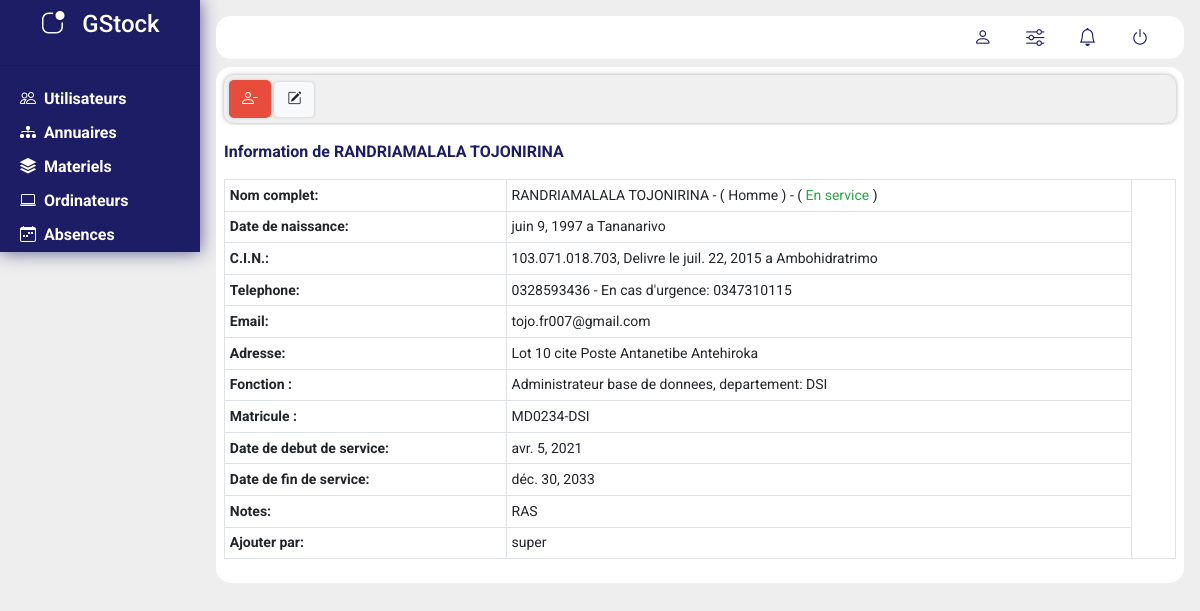
The app's page /directories/2 with its own data.
### directories/models.py (models this page shows, shortened)
class Directories(models.Model):
    class Meta:
        db_table = 'directories'
        managed = True
        verbose_name = 'Directories'
        verbose_name_plural = 'Directories'
    full_name = models.CharField(max_length=30)
    gender = models.CharField(max_length=10)
    date_of_birth = models.DateField()
    place_of_birth = models.CharField(max_length=50)
    cin = models.CharField(max_length=20)
    delivered_on = models.DateField()
    delivered_at = models.CharField(max_length=50)
    phone = models.CharField(max_length=30)
    urgent_phone = models.CharField(max_length=30)
    email = models.EmailField()
    address = models.CharField(max_length=100)
    function = models.CharField(max_length=100)
    departement = models.CharField(max_length=20)
    date_of_service = models.DateField()
    end_of_service = models.DateField(null=True)
    matricule_number = models.CharField(max_length=10)
    state = models.IntegerField() # conge|permission|other
    avatar = models.CharField(max_length=100, null=True)
    notes = models.TextField(null=True)
    administrator = models.CharField(max_length=50)
    created_at = models.DateTimeField(auto_now_add=True)
    updated_at = models.DateTimeField(auto_now=True)

### directories/views.py (the view)
# urls.py: path('<int:id>', views.show, name="show_computer"),
def show(request, id):
    try:
        directory = Directories.objects.get(id=int(id))
    except:
        raise Http404('Not found')
    return render(request, 'directory/show.html', {'directory':directory})

### directories/templates/directory/show.html (shortened to what this page needs)
{% extends 'layout.html' %}
{% block content %}
<div class="container-fluid sublink">
    <form action="{% url 'directories:delete_directory' directory.id %}" method="post">
        <button class="btn btn-option" onclick="return confirm('Voulez-vous vraiment supprimer l\'annuaire? ')"><i class="bi bi-person-dash" title="Supprimer"></i></button>
        <a href="{% url 'directories:edit_directory' directory.id %}" class="btn btn-light" title="Modifier"><i class="bi bi-pencil-square"></i></a>
    </form>
</div>
<div class="container-fluid subtitle">Information de {{ directory.full_name }}</div>
<div class="container-fluid p-0">
    <table class="table table-sm table-bordered">
        <tr>
            <th>Nom complet: </th>
            <td>
                {{ directory.full_name }} -
                ({% if directory.gender == 'man' %}
                    Homme
                {% elif directory.gender == 'woman' %}
                    Femme
                {% elif directory.gender == 'other' %}
                    Autre
                {% else %}
                    ErrorGender
                {% endif %}) -
                ({% if directory.state == 1 %}
                    <span class="text-success">En service</span>
                {% elif directory.state == 2 %}
                    <span class="text-danger">En pause</span>
                {% elif directory.state == 3 %}
                    <span class="text-warning">En permission</span>
                {% elif directory.state == 4 %}
                    <span class="text-warning">Cong&eacute;</span>
                {% elif directory.state == 0 %}
                    <span class="text-danger">Hors service</span>
                {% else %}
                    ErrorState
                {% endif %})
            </td>
            <td rowspan="12">
                <p class="p-2 text-center mt-5">
                </p>
            </td>
        </tr>
        <tr>
            <th>Date de naissance: </th> <td>{{ directory.date_of_birth }} a {{ directory.place_of_birth }}</td>
        </tr>
        <tr>
            <th>C.I.N.: </th> <td>{{ directory.cin }}, Delivre le {{ directory.delivered_on }} a {{ directory.delivered_at }}</td>
        </tr>
        <tr>
            <th>Telephone: </th> <td>{{ directory.phone }} - En cas d'urgence: {{ directory.urgent_phone }}</td>
        </tr>
        <tr>
            <th>Email: </th> <td>{{ directory.email }}</td>
        </tr>
        <tr>
            <th>Adresse: </th> <td>{{ directory.address }}</td>
        </tr>
        <tr>
            <th>Fonction : </th> <td>{{ directory.function }}, departement: {{ directory.departement }}</td>
        </tr>
        <tr>
            <th>Matricule : </th> <td>{{ directory.matricule_number }}</td>
        </tr>
        <tr>
            <th>Date de debut de service: </th> <td>{{ directory.date_of_service }}</td>
        </tr>
        <tr>
            <th>Date de fin de service: </th> <td>{{ directory.end_of_service }}</td>
        </tr>
        <tr>
            <th>Notes:</th><td>{{ directory.notes }}</td>
        </tr>
        <tr>
            <th>Ajouter par:</th><td>{{ directory.administrator }}</td>
        </tr>
    </table>
</div>
{% endblock %}

### public/css/app.css (style rules this page uses)
* { box-sizing: border-box; }
body { font-family: "Roboto", sans-serif; font-size: 14px; background-color:#eeeeee; }
div.subtitle { color: #1C1D64; font-weight: bold; font-size: 16px; padding: 15px 0px 15px 0px; background-color: white; }
div.sublink { border-radius: 10px; margin-bottom: 2px; padding: 5px; background-color: #f0f0f0; box-shadow: 0 0 4px rgba(110, 110, 110, 0.6); }
div.sublink a { font-size: 14px; }
.btn { box-shadow: 0 0 3px rgba(100, 100, 100, .3); }
.btn-option { background-color: #E74C3C; border-radius: 5px; color: white; }

### records on screen
Directories: full_name "RANDRIAMALALA TOJONIRINA", date_of_birth "juin 9, 1997", place_of_birth "Tananarivo", cin "103.071.018.703", delivered_on "juil. 22, 2015", delivered_at "Ambohidratrimo", phone "0328593436", urgent_phone "0347310115", email "tojo.fr007@gmail.com", address "Lot 10 cite Poste Antanetibe Antehiroka", function "Administrateur base de donnees", departement "DSI", matricule_number "MD0234-DSI", date_of_service "avr. 5, 2021", end_of_service "déc. 30, 2033", notes "RAS", administrator "super"
